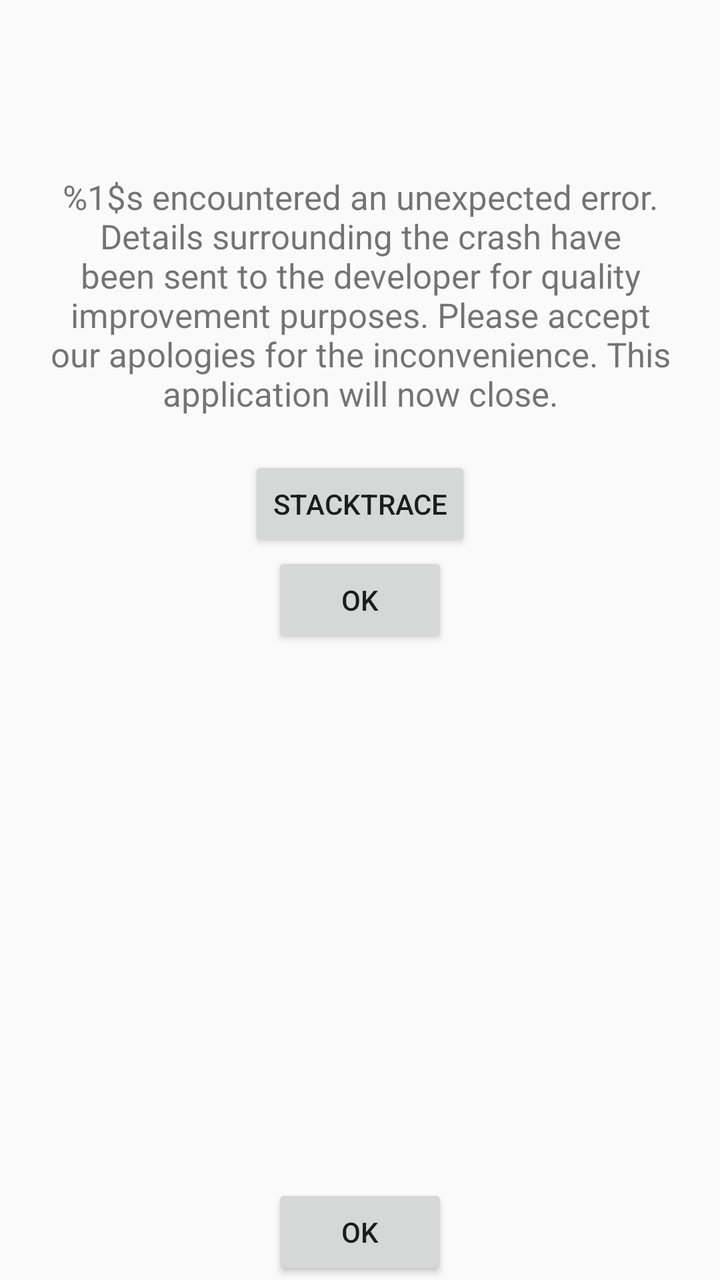
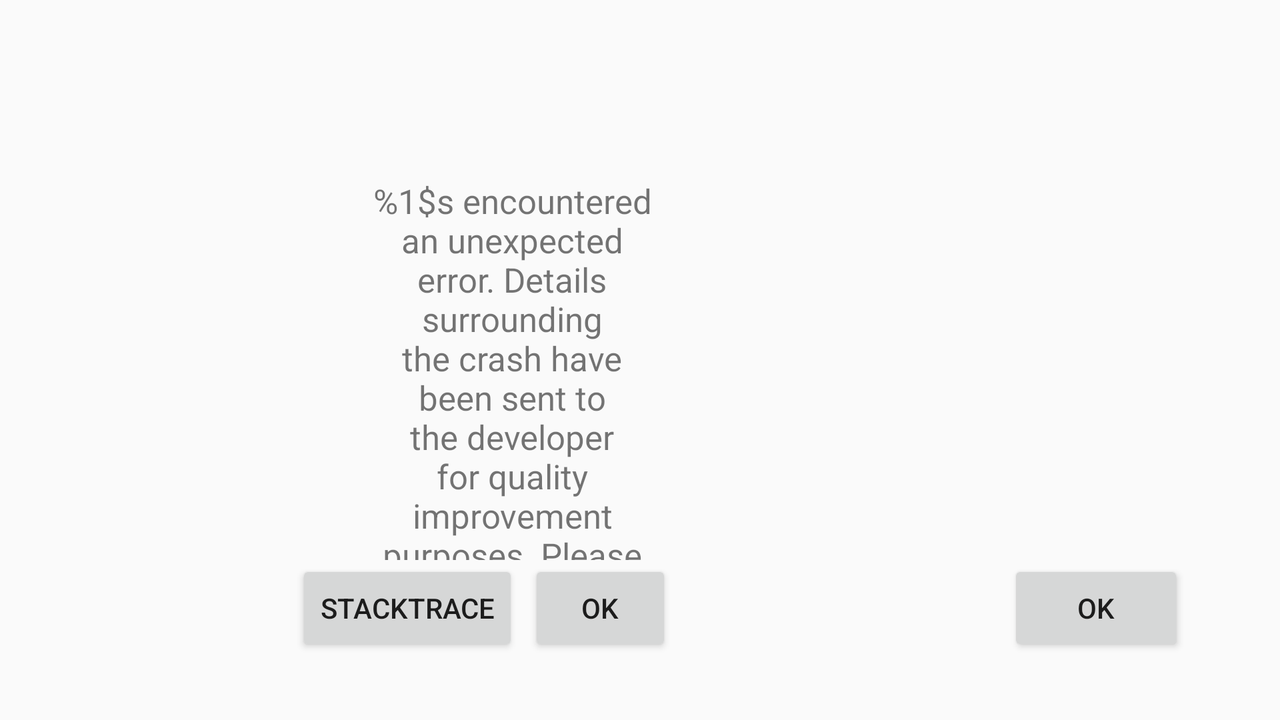

One screen, two layout resources from the same app: the default and the repository's alternative for another configuration. Each is rendered where Android would select it; the XML of both is given below.
<!-- AndroidManifest.xml: activity theme Theme.CrashGuardActivity -->
<!-- res/layout/activity_crash_guard.xml -->
<?xml version="1.0" encoding="utf-8"?>

<LinearLayout android:gravity="center_vertical" android:orientation="vertical" android:id="@id/crashguard_container" android:layout_width="match_parent" android:layout_height="match_parent"
  xmlns:android="http://schemas.android.com/apk/res/android">
    <LinearLayout android:layout_gravity="center_vertical" android:orientation="vertical" android:id="@id/crashguard_main_view" android:layout_width="match_parent" android:layout_height="wrap_content">
        <ImageView android:layout_gravity="center_horizontal" android:id="@id/crashguard_image" android:paddingBottom="20.0dp" android:visibility="gone" android:layout_width="wrap_content" android:layout_height="wrap_content" android:adjustViewBounds="true" android:maxWidth="192.0dp" android:maxHeight="192.0dp" />
        <TextView android:textSize="20.0sp" android:layout_gravity="center_horizontal" android:id="@id/crashguard_title" android:padding="20.0dp" android:layout_width="wrap_content" android:layout_height="wrap_content" android:textAlignment="center" />
        <TextView android:textSize="17.0sp" android:layout_gravity="center_horizontal" android:id="@id/crashguard_text" android:padding="20.0dp" android:layout_width="wrap_content" android:layout_height="wrap_content" android:text="@string/crashguard_text" android:textAlignment="center" />
        <Button android:layout_gravity="center_horizontal" android:id="@id/crashguard_stacktrace_button" android:layout_width="wrap_content" android:layout_height="wrap_content" android:text="@string/error_activity_stacktrace_button" />
        <Button android:layout_gravity="center_horizontal" android:id="@id/crashguard_ok_button" android:layout_width="wrap_content" android:layout_height="wrap_content" android:text="@string/error_activity_ok_button" />
    </LinearLayout>
    <RelativeLayout android:orientation="vertical" android:id="@id/crashguard_stacktrace_view" android:layout_width="match_parent" android:layout_height="match_parent">
        <ScrollView android:layout_width="match_parent" android:layout_height="wrap_content" android:layout_above="@id/crashguard_stacktrace_ok_button">
            <TextView android:textSize="17.0sp" android:layout_gravity="center_horizontal" android:id="@id/crashguard_stacktrace" android:padding="20.0dp" android:layout_width="wrap_content" android:layout_height="wrap_content" android:text="" android:textAlignment="center" />
        </ScrollView>
        <Button android:id="@id/crashguard_stacktrace_ok_button" android:layout_width="wrap_content" android:layout_height="wrap_content" android:text="@string/error_activity_ok_button" android:layout_alignParentBottom="true" android:layout_centerHorizontal="true" />
    </RelativeLayout>
</LinearLayout>
<!-- resources referenced by this layout -->
<resources>
  <string name="crashguard_text">%1$s encountered an unexpected error. Details surrounding the crash have been sent to the developer for quality improvement purposes. Please accept our apologies for the inconvenience. This application will now close.</string>
  <string name="error_activity_ok_button">OK</string>
  <string name="error_activity_stacktrace_button">Stacktrace</string>
  <style name="Theme.CrashGuardActivity" parent="@style/Theme.AppCompat.Light.NoActionBar" />
  <style name="Theme.AppCompat.Light" parent="@style/Base.Theme.AppCompat.Light" />
  <style name="Platform.AppCompat.Light" parent="@style/Platform.V21.AppCompat.Light" />
  <style name="Widget.AppCompat.TextView" parent="@style/Base.Widget.AppCompat.TextView" />
  <dimen name="abc_action_bar_default_height_material">56.0dp</dimen>
  <string name="abc_action_mode_done">Done</string>
  <style name="Widget.AppCompat.ActionMode" parent="@style/Base.Widget.AppCompat.ActionMode" />
  <style name="AlertDialog.AppCompat.Light" parent="@style/Base.AlertDialog.AppCompat.Light" />
  <style name="Widget.AppCompat.ButtonBar" parent="@style/Base.Widget.AppCompat.ButtonBar" />
  <style name="Widget.AppCompat.Button" parent="@style/Base.Widget.AppCompat.Button" />
  <style name="Widget.AppCompat.Button.Small" parent="@style/Base.Widget.AppCompat.Button.Small" />
  <color name="accent_material_light">@color/material_deep_teal_500</color>
  <color name="background_floating_material_light">@android:color/white</color>
  <color name="button_material_light">#ffd6d7d7</color>
  <color name="ripple_material_light">#1f000000</color>
  <color name="error_color_material_light">#ff5722</color>
  <color name="primary_material_light">@color/material_grey_100</color>
  <color name="primary_dark_material_light">@color/material_grey_600</color>
  <dimen name="abc_dialog_corner_radius_material">2.0dp</dimen>
  <dimen name="abc_dialog_padding_material">24.0dp</dimen>
  <style name="ThemeOverlay.AppCompat.Dialog" parent="@style/Base.ThemeOverlay.AppCompat.Dialog" />
  <style name="Widget.AppCompat.EditText" parent="@style/Base.Widget.AppCompat.EditText" />
  <style name="Widget.AppCompat.ImageButton" parent="@style/Base.Widget.AppCompat.ImageButton" />
  <style name="Widget.AppCompat.ListMenuView" parent="@style/Base.Widget.AppCompat.ListMenuView" />
  <dimen name="abc_list_item_height_material">64.0dp</dimen>
  <dimen name="abc_list_item_height_large_material">80.0dp</dimen>
  <dimen name="abc_list_item_height_small_material">48.0dp</dimen>
  <dimen name="abc_list_item_padding_horizontal_material">@dimen/abc_action_bar_content_inset_material</dimen>
  <style name="Theme.AppCompat.CompactMenu" parent="@style/Base.Theme.AppCompat.CompactMenu" />
  <dimen name="abc_panel_menu_list_width">296.0dp</dimen>
  <style name="Widget.AppCompat.RatingBar" parent="@style/Base.Widget.AppCompat.RatingBar" />
  <style name="Widget.AppCompat.Light.SearchView" parent="@style/Widget.AppCompat.SearchView" />
  <style name="Widget.AppCompat.SeekBar" parent="@style/Base.Widget.AppCompat.SeekBar" />
  <style name="Widget.AppCompat.Spinner" parent="@style/Base.Widget.AppCompat.Spinner" />
  <style name="Widget.AppCompat.Toolbar" parent="@style/Base.Widget.AppCompat.Toolbar" />
  <color name="foreground_material_dark">@android:color/white</color>
  <style name="Widget.AppCompat.ActionButton" parent="@style/Base.Widget.AppCompat.ActionButton" />
  <style name="Base.AlertDialog.AppCompat.Light" parent="@style/Base.AlertDialog.AppCompat" />
  <style name="Base.Widget.AppCompat.Button" parent="@android:style/Widget.Material.Button" />
  <color name="material_deep_teal_500">#ff008577</color>
  <color name="material_grey_100">#fff5f5f5</color>
  <color name="material_grey_600">#ff757575</color>
  <dimen name="abc_action_bar_content_inset_material">16.0dp</dimen>
  <style name="Base.Widget.AppCompat.RatingBar" parent="@android:style/Widget.Material.RatingBar" />
  <!-- some entries are left out for length -->
</resources>
<!-- res/layout-land/activity_crash_guard.xml (the repository's variant of the layout above) -->
<!-- drawn on the phone turned sideways -->
<?xml version="1.0" encoding="utf-8"?>

<LinearLayout android:orientation="horizontal" android:id="@id/crashguard_container" android:layout_width="match_parent" android:layout_height="match_parent"
  xmlns:android="http://schemas.android.com/apk/res/android">
    <ImageView android:layout_gravity="center_vertical" android:id="@id/crashguard_image" android:visibility="visible" android:layout_width="0.0dp" android:layout_height="wrap_content" android:adjustViewBounds="true" android:maxWidth="192.0dp" android:maxHeight="192.0dp" android:layout_weight="1.0" />
    <RelativeLayout android:id="@id/crashguard_main_view" android:paddingLeft="20.0dp" android:paddingTop="32.0dp" android:paddingRight="48.0dp" android:paddingBottom="32.0dp" android:layout_width="0.0dp" android:layout_height="wrap_content" android:layout_weight="2.0" android:paddingStart="20.0dp" android:paddingEnd="48.0dp">
        <TextView android:textSize="20.0sp" android:layout_gravity="center" android:id="@id/crashguard_title" android:paddingBottom="10.0dp" android:layout_width="wrap_content" android:layout_height="wrap_content" android:layout_centerHorizontal="true" android:textAlignment="center" />
        <ScrollView android:layout_width="match_parent" android:layout_height="wrap_content" android:layout_above="@id/crashguard_buttons" android:layout_below="@id/crashguard_title" android:layout_centerHorizontal="true">
            <TextView android:textSize="17.0sp" android:layout_gravity="center_horizontal" android:id="@id/crashguard_text" android:padding="20.0dp" android:layout_width="wrap_content" android:layout_height="wrap_content" android:text="@string/crashguard_text" android:textAlignment="center" />
        </ScrollView>
        <LinearLayout android:orientation="horizontal" android:id="@id/crashguard_buttons" android:layout_width="wrap_content" android:layout_height="wrap_content" android:layout_alignParentRight="true" android:layout_alignParentBottom="true" android:layout_alignParentEnd="true">
            <Button android:id="@id/crashguard_stacktrace_button" android:layout_width="wrap_content" android:layout_height="wrap_content" android:layout_marginRight="5.0dp" android:text="@string/error_activity_stacktrace_button" android:layout_marginEnd="5.0dp" />
            <Button android:id="@id/crashguard_ok_button" android:layout_width="wrap_content" android:layout_height="wrap_content" android:text="@string/error_activity_ok_button" />
        </LinearLayout>
    </RelativeLayout>
    <RelativeLayout android:id="@id/crashguard_stacktrace_view" android:paddingLeft="20.0dp" android:paddingTop="32.0dp" android:paddingRight="48.0dp" android:paddingBottom="32.0dp" android:layout_width="0.0dp" android:layout_height="wrap_content" android:layout_weight="2.0" android:paddingStart="20.0dp" android:paddingEnd="48.0dp">
        <ScrollView android:layout_width="match_parent" android:layout_height="match_parent" android:layout_above="@id/crashguard_stacktrace_ok_button" android:layout_centerHorizontal="true">
            <TextView android:textSize="17.0sp" android:layout_gravity="center_horizontal" android:id="@id/crashguard_stacktrace" android:padding="20.0dp" android:layout_width="wrap_content" android:layout_height="wrap_content" android:text="" android:textAlignment="center" />
        </ScrollView>
        <Button android:id="@id/crashguard_stacktrace_ok_button" android:layout_width="wrap_content" android:layout_height="wrap_content" android:text="@string/error_activity_ok_button" android:layout_alignParentRight="true" android:layout_alignParentBottom="true" android:layout_alignParentEnd="true" />
    </RelativeLayout>
</LinearLayout>
